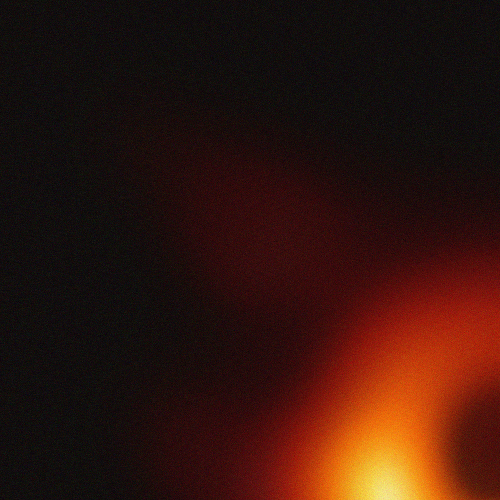
#> input picture Assignment22/img/black hole/1/1.jpg, 1000 x 1000 px (shown at 1/2 size); its folder holds only this picture in this run
$ python 2_blackHole_noiseReduction.py
#> lines starting #> are read from the running program, lines starting #| are printed output that depends on the picture
import cv2 as cv
import numpy as np

images = []
for folder in range(1, 5):
    img_sq = np.zeros((1000, 1000), dtype='uint8')
    for img in range(1, 6):
        image = cv.imread(f'img/black hole/{folder}/{img}.jpg', 0)
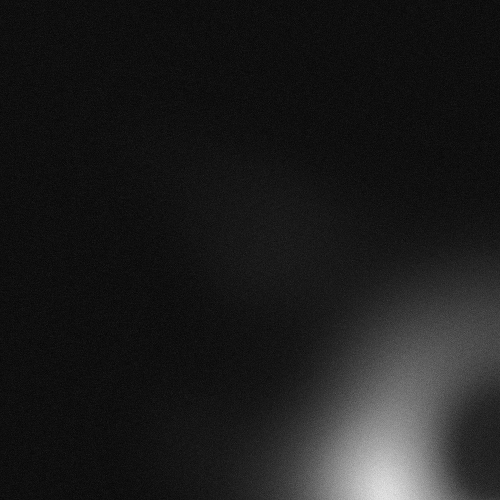
#> image: shape (1000, 1000) (shown at 1/2 size); min 0, max 241, mean 28.6
        img_sq += image//5
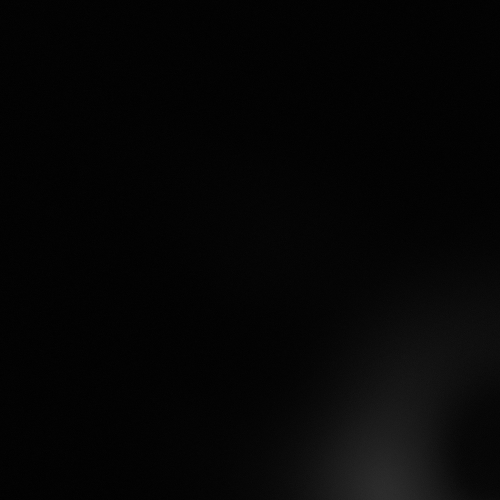
#> img_sq: shape (1000, 1000) (shown at 1/2 size); min 0, max 48, mean 5.3
#> (the run stopped early here; a loop or call above may not have finished)

$ run again, on Assignment22/img/black hole/2/1.jpg
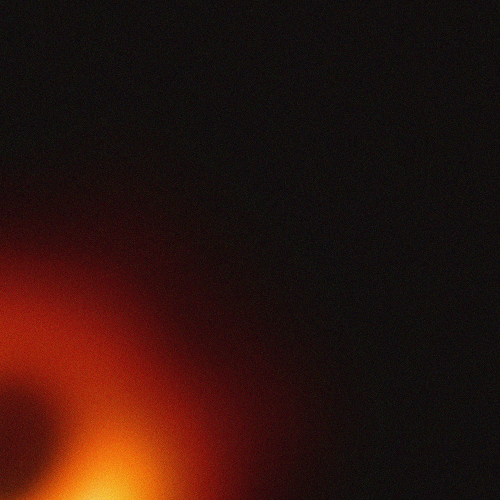
#> input picture Assignment22/img/black hole/2/1.jpg, 1000 x 1000 px, found by its file name (shown at 1/2 size)
#> `image = cv.imread(f'img/black hole/{folder}/{img}.jpg', 0)`:
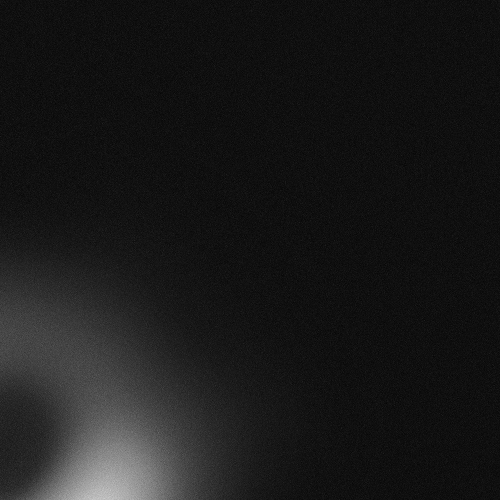
#> image: shape (1000, 1000) (shown at 1/2 size); min 0, max 211, mean 25.8
#> `img_sq += image//5`:
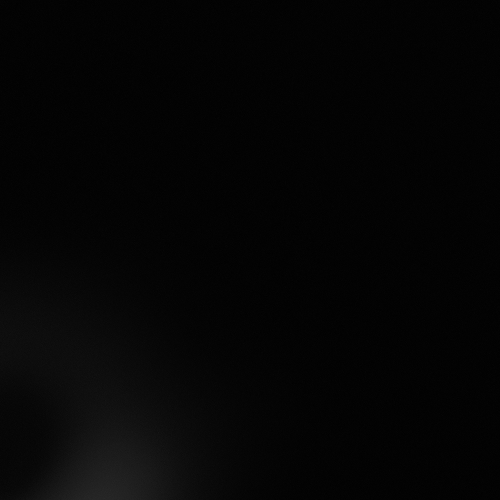
#> img_sq: shape (1000, 1000) (shown at 1/2 size); min 0, max 42, mean 4.8
